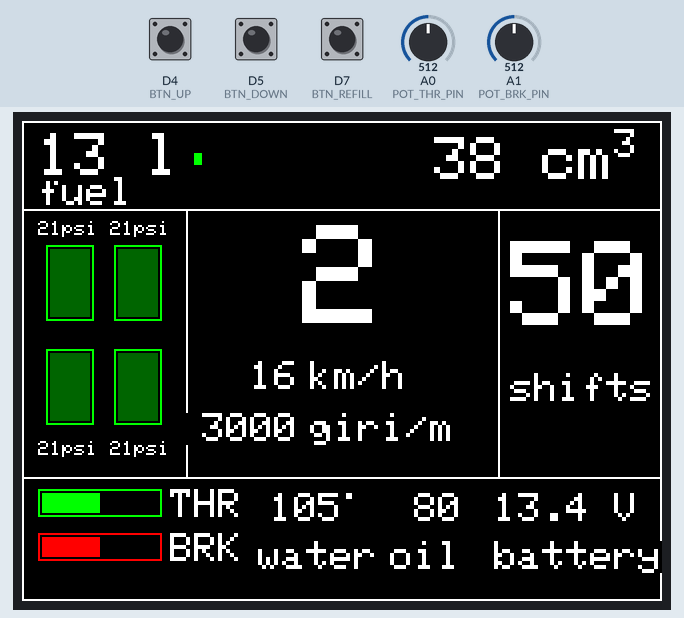
Simulated run of this sketch. Board: STM32 Nucleo. On the bench: 320×240 colour display. The inputs (shaded band) are chosen by the test bench; at power-on: A0 (POT_THR_PIN) = 512, A1 (POT_BRK_PIN) = 512, D4 (BTN_UP) HIGH, D5 (BTN_DOWN) HIGH, D7 (BTN_REFILL) HIGH.

Above: at 1.5 s.
1.6 s: A0 (POT_THR_PIN) set to 716
At 2.3 s:
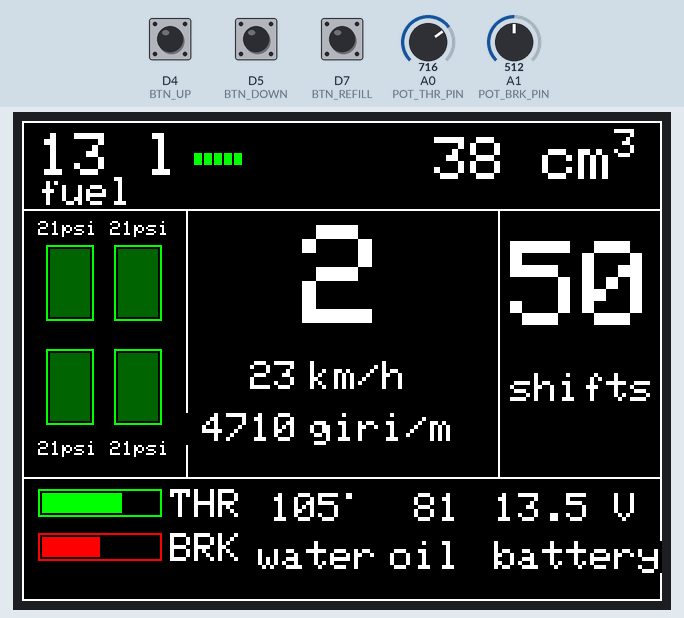
3.1 s: A1 (POT_BRK_PIN) set to 44
At 3.7 s:
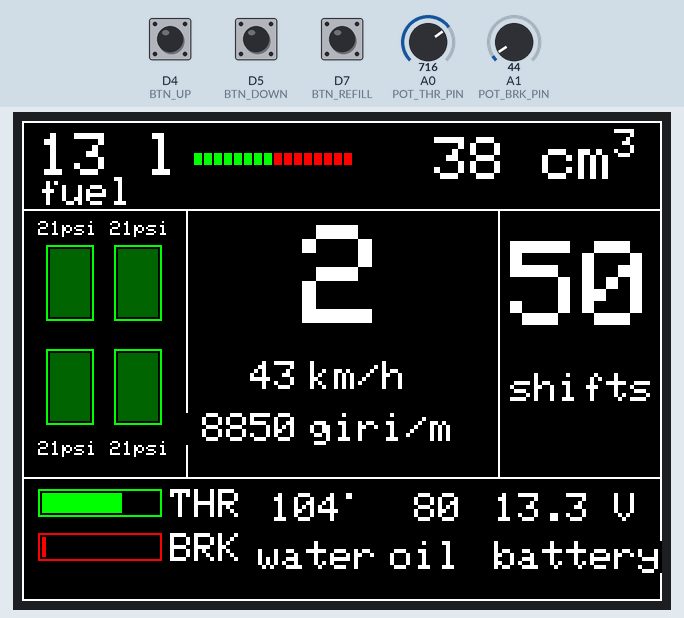
5.4 s: A1 (POT_BRK_PIN) set to 37
At 6.7 s:
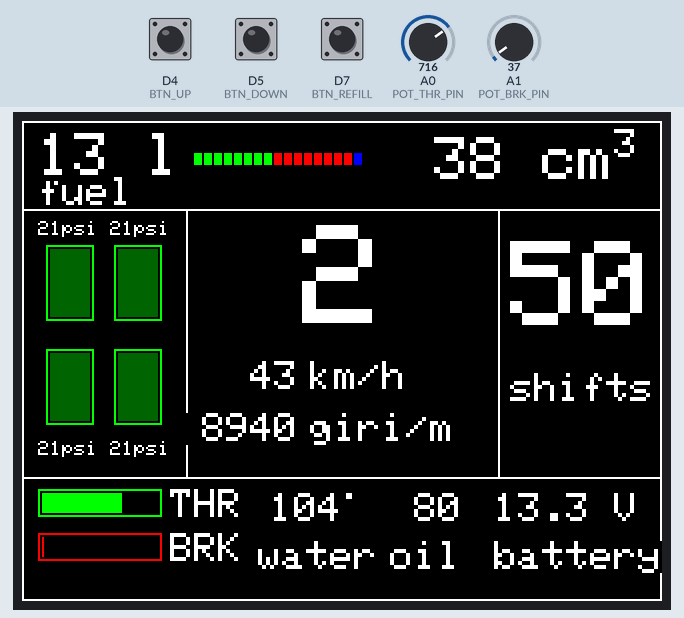
8.4 s: D4 (BTN_UP) pulled LOW for 0.15 s
At 9.7 s:
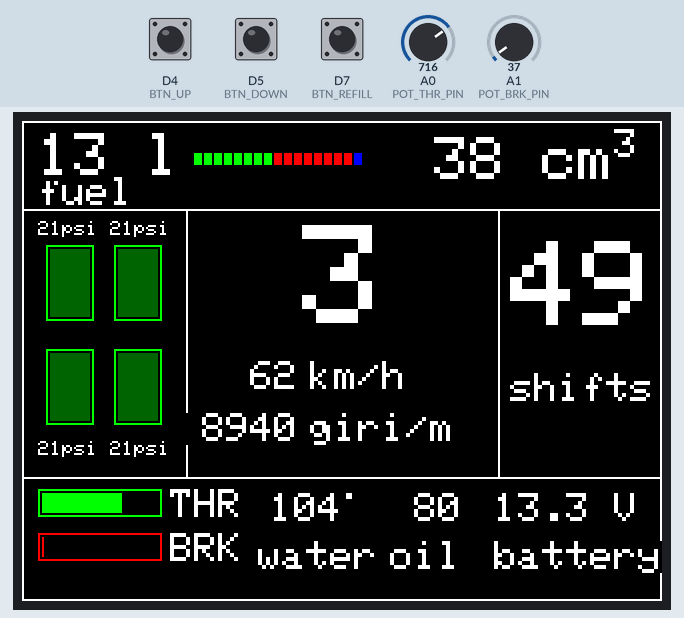
10.0 s: D5 (BTN_DOWN) pulled LOW for 0.15 s
At 10.38 s:
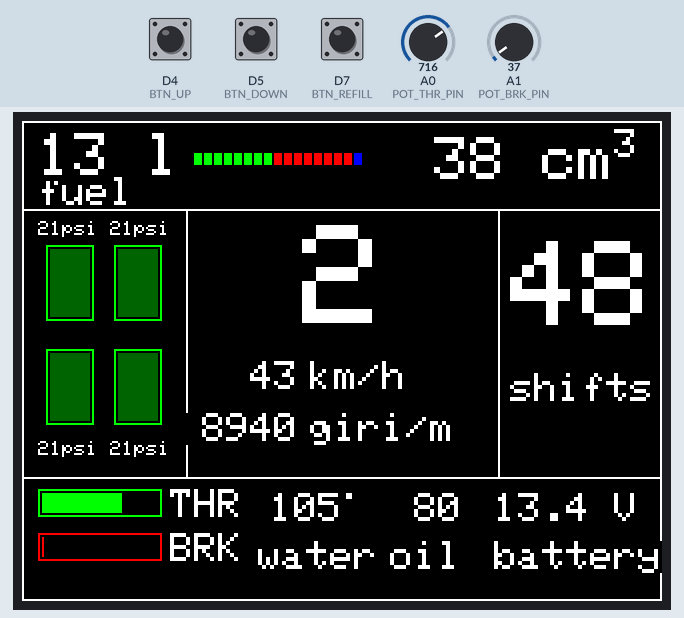
10.7 s: D4 (BTN_UP) pulled LOW for 1 s
At 12.7 s:
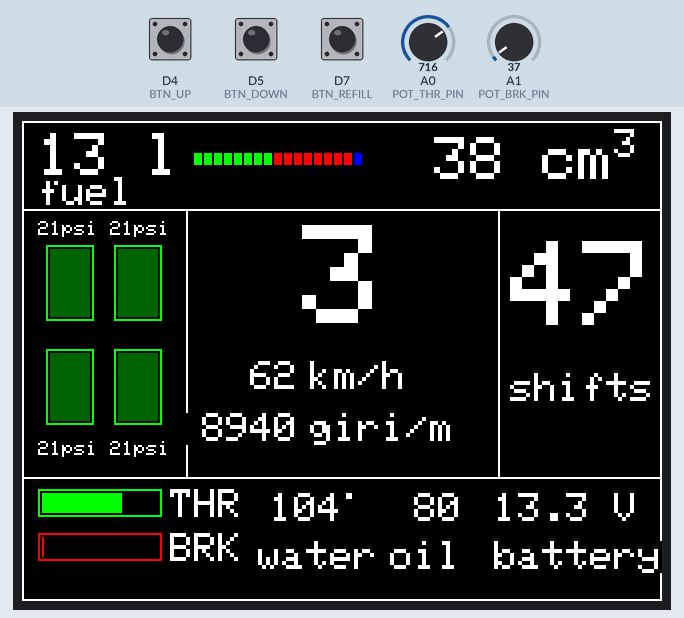
Timing chart, 0 to 14.2 s (numbered marks = the images above; inputs shaded):
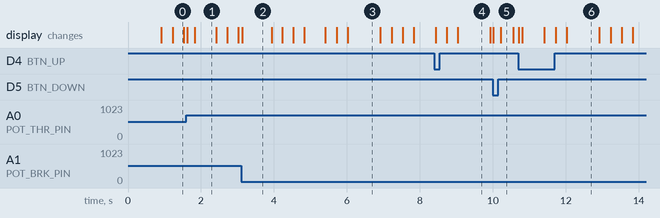

Measured:
- the behaviour switches between 41 and 40 on A1 (POT_BRK_PIN) (found by bisection; images 2 and 3)
- after the input at 5.4 s, the display: first changes at once (image 3 shows a later state)

The sketch:

sketch.ino
```cpp
#include <SPI.h>
#include <Adafruit_GFX.h>
#include <Adafruit_ILI9341.h>

/* ============================================================================
 * FORMULA SAE DASHBOARD - STM32 NUCLEO-G431KB & ILI9341 SPI TFT
 * ============================================================================
 * Pinout:
 *   - TFT Display:
 *       TFT_CS   -> D3 (PB0)
 *       TFT_DC   -> D2 (PA10)
 *       TFT_MOSI -> D11 (PB5, Hardware SPI1 MOSI)
 *       TFT_SCK  -> D13 (PB3, Hardware SPI1 SCK)
 *       TFT_VCC  -> 3.3V, TFT_LED -> 3.3V, TFT_GND -> GND
 *   - Inputs (Full Manual Control):
 *       BTN_UP      -> D4 (PB7, Shift UP - Active LOW, pull-up)
 *       BTN_DOWN    -> D5 (PB6, Shift DOWN - Active LOW, pull-up)
 *       BTN_REFILL  -> D7 (PC14, Ricarica Aria 50 Shifts - Active LOW, pull-up)
 *       POT_THR_PIN -> A0 (PA0, Throttle Potentiometer)
 *       POT_BRK_PIN -> A1 (PA1, Brake Potentiometer)
 * ============================================================================
 */

// ---------------- Pins Definitions ----------------
#define TFT_DC       2   // D2
#define TFT_CS       3   // D3
#define BTN_UP       4   // D4
#define BTN_DOWN     5   // D5
#define BTN_REFILL   7   // D7 (Refill Air)
#define POT_THR_PIN A0   // A0 (Throttle)
#define POT_BRK_PIN A1   // A1 (Brake)

// ---------------- Color Palette ----------------
#define COLOR_BG        ILI9341_BLACK
#define COLOR_FRAME     ILI9341_WHITE
#define COLOR_TEXT      ILI9341_WHITE
#define COLOR_GREEN_BAR ILI9341_GREEN
#define COLOR_RED_BAR   ILI9341_RED
#define COLOR_TIRE_LINE ILI9341_GREEN
#define COLOR_TIRE_FILL 0x0320
#define COLOR_WARN_RED  ILI9341_RED
#define COLOR_GEAR_N    ILI9341_GREEN
#define COLOR_GEAR_NUM  ILI9341_WHITE

// Display Instance
Adafruit_ILI9341 tft = Adafruit_ILI9341(TFT_CS, TFT_DC);

// ---------------- Telemetry Data Structure ----------------
struct Telemetry {
  int gear;            // 0 = N, 1 to 6
  int speed;           // km/h
  int rpm;             // giri/m
  int shifts;          // Remaining pneumatic shifts (50 initial)
  int fuel;            // Liters
  int throttle;        // 0-100 %
  int brake;           // 0-100 %
  int waterTemp;       // °C
  int oilTemp;         // °C
  int batteryDeciV;    // 133 = 13.3 V
  int tirePress[4];    // FL, FR, RL, RR
};

Telemetry currentTelemetry;
Telemetry prevTelemetry;

unsigned long lastUpdateMs = 0;
bool flashState = false;
unsigned long lastFlashMs = 0;

// Button debounce tracking
bool lastUpState = HIGH;
bool lastDownState = HIGH;
bool lastRefillState = HIGH;
unsigned long lastDebounceUp = 0;
unsigned long lastDebounceDown = 0;
unsigned long lastDebounceRefill = 0;

// ---------------- Helper Prototypes ----------------
void drawStaticUI();
void updateShiftLights(int rpm);
void renderChangedTelemetry();
void handleInputs();

// ============================================================================
// SETUP
// ============================================================================
void setup() {
  pinMode(BTN_UP, INPUT_PULLUP);
  pinMode(BTN_DOWN, INPUT_PULLUP);
  pinMode(BTN_REFILL, INPUT_PULLUP);
  pinMode(POT_THR_PIN, INPUT);
  pinMode(POT_BRK_PIN, INPUT);

  // Initialize display
  tft.begin();
  tft.setRotation(1); // Landscape 320x240
  tft.fillScreen(COLOR_BG);

  // Initial State (Matching bozza.jpeg)
  currentTelemetry.gear = 2;
  currentTelemetry.speed = 30;
  currentTelemetry.rpm = 5000;
  currentTelemetry.shifts = 50; // 50 initial pneumatic shifts
  currentTelemetry.fuel = 13;
  currentTelemetry.throttle = 45;
  currentTelemetry.brake = 0;
  currentTelemetry.waterTemp = 104;
  currentTelemetry.oilTemp = 80;
  currentTelemetry.batteryDeciV = 133; // 13.3 V
  for (int i = 0; i < 4; i++) currentTelemetry.tirePress[i] = 21;

  // Draw full static dashboard frame and fixed labels
  drawStaticUI();

  // Force first full draw
  prevTelemetry = currentTelemetry;
  prevTelemetry.gear = -99;
  prevTelemetry.rpm = -99;
  prevTelemetry.speed = -99;
  prevTelemetry.shifts = -99;
  prevTelemetry.fuel = -99;
  prevTelemetry.throttle = -99;
  prevTelemetry.brake = -99;
  prevTelemetry.waterTemp = -99;
  prevTelemetry.oilTemp = -99;
  prevTelemetry.batteryDeciV = -99;
  for (int i = 0; i < 4; i++) prevTelemetry.tirePress[i] = -99;

  renderChangedTelemetry();
}

// ============================================================================
// MAIN LOOP
// ============================================================================
void loop() {
  unsigned long now = millis();

  // 1. Process Manual Inputs (Potentiometer & Buttons)
  handleInputs();

  // 2. Update Display & Shift Lights (~30 FPS)
  if (now - lastUpdateMs >= 35) {
    lastUpdateMs = now;
    renderChangedTelemetry();
    updateShiftLights(currentTelemetry.rpm);
  }
}

// ============================================================================
// STATIC UI DRAWING (Drawn ONCE to save Flash and CPU)
// ============================================================================
void drawStaticUI() {
  tft.fillScreen(COLOR_BG);

  // Borders & Dividers
  tft.drawRect(0, 0, 320, 240, COLOR_FRAME);
  tft.drawFastHLine(0, 44, 320, COLOR_FRAME);
  tft.drawFastHLine(0, 178, 320, COLOR_FRAME);
  tft.drawFastVLine(82, 44, 134, COLOR_FRAME);
  tft.drawFastVLine(238, 44, 134, COLOR_FRAME);

  // Top Row Static Labels
  tft.setTextColor(COLOR_TEXT, COLOR_BG);
  tft.setTextSize(3);
  tft.setCursor(44, 6);
  tft.print(" l");

  tft.setTextSize(2);
  tft.setCursor(8, 28);
  tft.print("fuel");

  tft.setTextSize(3);
  tft.setCursor(206, 8);
  tft.print("38 cm");
  tft.setTextSize(2);
  tft.setCursor(296, 4);
  tft.print('3');

  // Static unit labels for Center Column
  tft.setCursor(144, 120);
  tft.print("km/h");
  tft.setCursor(144, 146);
  tft.print("giri/m");

  // 4 Tires frames & static "psi" units
  tft.drawRect(12, 62, 24, 38, COLOR_TIRE_LINE);
  tft.fillRect(14, 64, 20, 34, COLOR_TIRE_FILL);

  tft.drawRect(46, 62, 24, 38, COLOR_TIRE_LINE);
  tft.fillRect(48, 64, 20, 34, COLOR_TIRE_FILL);

  tft.drawRect(12, 114, 24, 38, COLOR_TIRE_LINE);
  tft.fillRect(14, 116, 20, 34, COLOR_TIRE_FILL);

  tft.drawRect(46, 114, 24, 38, COLOR_TIRE_LINE);
  tft.fillRect(48, 116, 20, 34, COLOR_TIRE_FILL);

  tft.setTextSize(1);
  tft.setCursor(20, 50);  tft.print("psi");
  tft.setCursor(56, 50);  tft.print("psi");
  tft.setCursor(20, 160); tft.print("psi");
  tft.setCursor(56, 160); tft.print("psi");

  // Right Column label
  tft.setTextSize(2);
  tft.setCursor(244, 126);
  tft.print("shifts");

  // Bottom Row Labels
  tft.drawRect(8, 184, 62, 14, COLOR_GREEN_BAR);
  tft.setCursor(74, 184);
  tft.print("THR");

  tft.drawRect(8, 206, 62, 14, COLOR_RED_BAR);
  tft.setCursor(74, 206);
  tft.print("BRK");

  tft.setCursor(118, 210);
  tft.print("water");

  tft.setCursor(184, 210);
  tft.print("oil");

  tft.setCursor(236, 210);
  tft.print("battery");

  tft.setCursor(284, 186);
  tft.print(" V");

  // Degree symbols
  tft.fillRect(162, 186, 3, 3, COLOR_TEXT);
  tft.fillRect(212, 186, 3, 3, COLOR_TEXT);
}

// ============================================================================
// DYNAMIC FLICKER-FREE RENDERING (Numeric and Color values only)
// ============================================================================
void renderChangedTelemetry() {
  // 1. Fuel Quantity
  if (currentTelemetry.fuel != prevTelemetry.fuel) {
    tft.setTextSize(3);
    tft.setTextColor(COLOR_TEXT, COLOR_BG);
    tft.setCursor(8, 6);
    if (currentTelemetry.fuel < 10) tft.print(' ');
    tft.print(currentTelemetry.fuel);
    prevTelemetry.fuel = currentTelemetry.fuel;
  }

  // 2. Tire Pressures
  for (int i = 0; i < 4; i++) {
    if (currentTelemetry.tirePress[i] != prevTelemetry.tirePress[i]) {
      tft.setTextSize(1);
      tft.setTextColor(COLOR_TEXT, COLOR_BG);
      if (i == 0)      tft.setCursor(8,  50);
      else if (i == 1) tft.setCursor(44, 50);
      else if (i == 2) tft.setCursor(8, 160);
      else if (i == 3) tft.setCursor(44, 160);
      if (currentTelemetry.tirePress[i] < 10) tft.print(' ');
      tft.print(currentTelemetry.tirePress[i]);
      prevTelemetry.tirePress[i] = currentTelemetry.tirePress[i];
    }
  }

  // 3. Gear Indicator
  if (currentTelemetry.gear != prevTelemetry.gear) {
    tft.setTextSize(7);
    tft.setCursor(140, 52);
    if (currentTelemetry.gear == 0) {
      tft.setTextColor(COLOR_GEAR_N, COLOR_BG);
      tft.print('N');
    } else {
      tft.setTextColor(COLOR_GEAR_NUM, COLOR_BG);
      tft.print(currentTelemetry.gear);
    }
    prevTelemetry.gear = currentTelemetry.gear;
  }

  // 4. Speed (Only redraw numeric digits)
  if (currentTelemetry.speed != prevTelemetry.speed) {
    tft.setTextSize(2);
    tft.setTextColor(COLOR_TEXT, COLOR_BG);
    tft.setCursor(102, 120);
    if (currentTelemetry.speed < 100) tft.print(' ');
    if (currentTelemetry.speed < 10)  tft.print(' ');
    tft.print(currentTelemetry.speed);
    prevTelemetry.speed = currentTelemetry.speed;
  }

  // 5. RPM (Only redraw numeric digits)
  if (currentTelemetry.rpm != prevTelemetry.rpm) {
    tft.setTextSize(2);
    if (currentTelemetry.rpm >= 11500)      tft.setTextColor(ILI9341_RED, COLOR_BG);
    else if (currentTelemetry.rpm >= 9000) tft.setTextColor(ILI9341_YELLOW, COLOR_BG);
    else                                   tft.setTextColor(COLOR_TEXT, COLOR_BG);
    tft.setCursor(78, 146);
    if (currentTelemetry.rpm < 10000) tft.print(' ');
    if (currentTelemetry.rpm < 1000)  tft.print(' ');
    tft.print(currentTelemetry.rpm);
    prevTelemetry.rpm = currentTelemetry.rpm;
  }

  // 6. Pneumatic Shifts Remaining
  if (currentTelemetry.shifts != prevTelemetry.shifts) {
    tft.setTextSize(6);
    if (currentTelemetry.shifts <= 0)       tft.setTextColor(COLOR_WARN_RED, COLOR_BG);
    else if (currentTelemetry.shifts <= 10) tft.setTextColor(ILI9341_YELLOW, COLOR_BG);
    else                                    tft.setTextColor(COLOR_TEXT, COLOR_BG);
    tft.setCursor(244, 60);
    int s = (currentTelemetry.shifts > 0) ? currentTelemetry.shifts : 0;
    if (s < 10) tft.print(' ');
    tft.print(s);
    prevTelemetry.shifts = currentTelemetry.shifts;
  }

  // 7. Throttle Bar
  if (currentTelemetry.throttle != prevTelemetry.throttle) {
    int fillW = (constrain(currentTelemetry.throttle, 0, 100) * 58) / 100;
    tft.fillRect(10, 186, fillW, 10, COLOR_GREEN_BAR);
    if (fillW < 58) tft.fillRect(10 + fillW, 186, 58 - fillW, 10, COLOR_BG);
    prevTelemetry.throttle = currentTelemetry.throttle;
  }

  // 8. Brake Bar
  if (currentTelemetry.brake != prevTelemetry.brake) {
    int fillW = (constrain(currentTelemetry.brake, 0, 100) * 58) / 100;
    tft.fillRect(10, 208, fillW, 10, COLOR_RED_BAR);
    if (fillW < 58) tft.fillRect(10 + fillW, 208, 58 - fillW, 10, COLOR_BG);
    prevTelemetry.brake = currentTelemetry.brake;
  }

  // 9. Water Temp
  if (currentTelemetry.waterTemp != prevTelemetry.waterTemp) {
    tft.setTextSize(2);
    tft.setTextColor(currentTelemetry.waterTemp >= 108 ? COLOR_WARN_RED : COLOR_TEXT, COLOR_BG);
    tft.setCursor(124, 186);
    if (currentTelemetry.waterTemp < 100) tft.print(' ');
    tft.print(currentTelemetry.waterTemp);
    prevTelemetry.waterTemp = currentTelemetry.waterTemp;
  }

  // 10. Oil Temp
  if (currentTelemetry.oilTemp != prevTelemetry.oilTemp) {
    tft.setTextSize(2);
    tft.setTextColor(currentTelemetry.oilTemp >= 115 ? COLOR_WARN_RED : COLOR_TEXT, COLOR_BG);
    tft.setCursor(184, 186);
    if (currentTelemetry.oilTemp < 100) tft.print(' ');
    tft.print(currentTelemetry.oilTemp);
    prevTelemetry.oilTemp = currentTelemetry.oilTemp;
  }

  // 11. Battery Voltage
  if (currentTelemetry.batteryDeciV != prevTelemetry.batteryDeciV) {
    tft.setTextSize(2);
    tft.setTextColor(currentTelemetry.batteryDeciV < 118 ? COLOR_WARN_RED : COLOR_TEXT, COLOR_BG);
    tft.setCursor(236, 186);
    tft.print(currentTelemetry.batteryDeciV / 10);
    tft.print('.');
    tft.print(currentTelemetry.batteryDeciV % 10);
    prevTelemetry.batteryDeciV = currentTelemetry.batteryDeciV;
  }
}

// ============================================================================
// SHIFT LIGHTS (24 LED BLOCKS ACROSS HEADER)
// ============================================================================
void updateShiftLights(int rpm) {
  const int RPM_IDLE    = 2500;
  const int RPM_REDLINE = 11500;
  const int RPM_LIMITER = 12000;

  bool isLimiter = (rpm >= RPM_LIMITER);
  if (isLimiter) {
    unsigned long now = millis();
    if (now - lastFlashMs >= 70) {
      lastFlashMs = now;
      flashState = !flashState;
    }
  }

  int ledsToLight = 0;
  if (rpm > RPM_IDLE) {
    int clampedRpm = (rpm > RPM_REDLINE) ? RPM_REDLINE : rpm;
    ledsToLight = ((clampedRpm - RPM_IDLE) * 24) / (RPM_REDLINE - RPM_IDLE);
  }

  // Draw 24 Rectangular Shift LEDs in Center Header (X: 86 to 204, Y: 16)
  const int startX = 86;
  const int startY = 16;
  for (int i = 0; i < 24; i++) {
    int px = startX + (i * 5);
    uint16_t col = COLOR_BG;
    if (isLimiter) {
      col = flashState ? ILI9341_BLUE : COLOR_BG;
    } else if (i < ledsToLight) {
      if (i < 8) col = ILI9341_GREEN;
      else if (i < 16) col = ILI9341_RED;
      else col = ILI9341_BLUE;
    }
    tft.fillRect(px, startY, 4, 6, col);
  }
}

// ============================================================================
// FULL MANUAL INPUT CONTROL (POTENTIOMETER & BUTTONS)
// ============================================================================
void handleInputs() {
  unsigned long now = millis();

  // 1. Read Potentiometer for Throttle (0 to 100%)
  int potThr = analogRead(POT_THR_PIN);
  if (potThr > 1023) potThr = potThr >> 2; // Normalize 12-bit to 10-bit
  currentTelemetry.throttle = (constrain(potThr, 0, 1023) * 100) / 1023;

  // 2. Read Potentiometer for Brake (0 to 100%)
  int potBrk = analogRead(POT_BRK_PIN);
  if (potBrk > 1023) potBrk = potBrk >> 2; // Normalize 12-bit to 10-bit
  currentTelemetry.brake = (constrain(potBrk, 0, 1023) * 100) / 1023;

  // Calculate RPM and Speed according to current Gear and Pedals
  if (currentTelemetry.gear == 0) {
    // Neutral revving
    currentTelemetry.rpm = 2000 + ((currentTelemetry.throttle * 10000) / 100);
    currentTelemetry.speed = 0;
  } else {
    // In Gear driving: brake opposes throttle
    int effectiveThrottle = currentTelemetry.throttle - currentTelemetry.brake;
    if (effectiveThrottle < 0) effectiveThrottle = 0;

    int maxSpd = currentTelemetry.gear * 24 + 10;
    currentTelemetry.rpm = 3000 + ((effectiveThrottle * 9000) / 100);
    currentTelemetry.speed = (8 * currentTelemetry.gear) + (((currentTelemetry.rpm - 3000) * (maxSpd - (8 * currentTelemetry.gear))) / 9000);
  }

  // Slight natural fluctuations on temperatures and battery
  int cycle = (now / 300) % 10;
  currentTelemetry.batteryDeciV = 133 + (cycle / 3);
  currentTelemetry.waterTemp = 104 + (cycle / 4);
  currentTelemetry.oilTemp = 80 + (cycle / 5);

  // 2. Shift UP Button (D4) - Consumes Pneumatic Air
  int upReading = digitalRead(BTN_UP);
  if (upReading == LOW && lastUpState == HIGH && (now - lastDebounceUp > 200)) {
    lastDebounceUp = now;
    if (currentTelemetry.gear < 6 && currentTelemetry.shifts > 0) {
      currentTelemetry.gear++;
      currentTelemetry.shifts--;
    }
  }
  lastUpState = upReading;

  // 3. Shift DOWN Button (D5) - Consumes Pneumatic Air
  int downReading = digitalRead(BTN_DOWN);
  if (downReading == LOW && lastDownState == HIGH && (now - lastDebounceDown > 200)) {
    lastDebounceDown = now;
    if (currentTelemetry.gear > 0 && currentTelemetry.shifts > 0) {
      currentTelemetry.gear--;
      currentTelemetry.shifts--;
    }
  }
  lastDownState = downReading;

  // 4. Refill Air Bottle Button (D7) - Resets Pneumatic Air to 50
  int refillReading = digitalRead(BTN_REFILL);
  if (refillReading == LOW && lastRefillState == HIGH && (now - lastDebounceRefill > 300)) {
    lastDebounceRefill = now;
    currentTelemetry.shifts = 50; // Refill air tank to 50 shifts
  }
  lastRefillState = refillReading;
}
```
